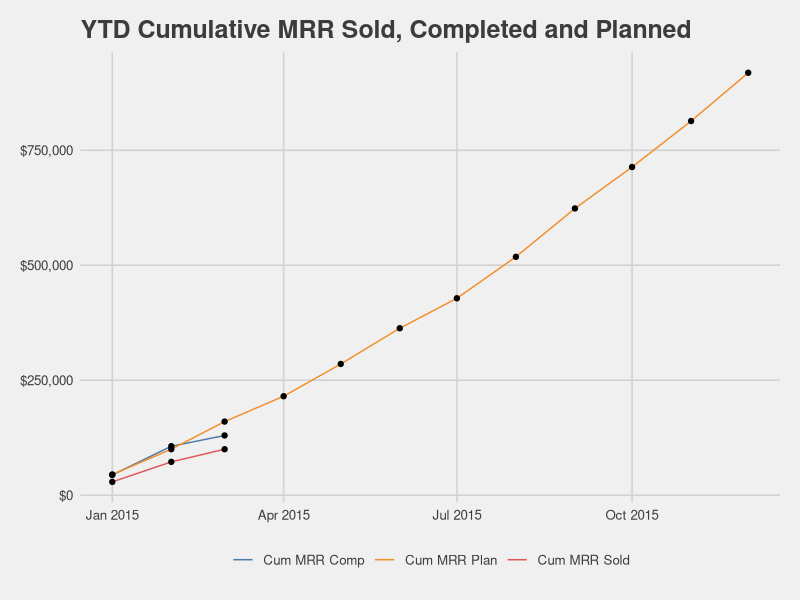

This chart was generated by the following R code:
library("ggplot2")
suppressWarnings(library("reshape"))
library("scales")
library("ggthemes")
sc <- read.csv (file="scorecard_data.csv")
sc$Date <- as.Date(sc$Date, "%m/%d/%Y")
sc$PDate <- as.POSIXct(sc$Date)

# sc <- cbind (sc, Conn_Comp_to_Sold=sc$Connections_Completed / sc$Connections_Sold )
# sc <- cbind (sc, Conn_Comp_to_Plan=sc$Connections_Completed / sc$Connections_Plan )
# 
# conn_data <- subset(data, variable == "Connections Sold" | variable == "Connections Completed" | variable == "Connections Plan")
# 
# # create plot, add lines and points
# g <- ggplot(data=conn_data, aes(x=PDate, y=value, group=variable)) 
# g <- g + geom_line(aes(color=variable, group=variable)) 
# g <- g + geom_point()  
# 
# # configure labels and axis
# g <- g + ggtitle("Connections by Month vs Plan") 
# g <- g + xlab("Month") + ylab("Connections") 
# g <- g + scale_y_continuous() 
# g <- g + scale_x_datetime() 
# 
# # apply theme
# g <- g + theme_fivethirtyeight() + scale_colour_tableau() 
# 
# # blank out the legend title
# g <- g+ theme(legend.title=element_blank()) 
# 
# # add a vertical line on "today"
# g <- g + geom_vline(xintercept = as.numeric(Sys.time()))
# g


# # this graph for cumulative connection sold, completed, and plan
# sc <- subset(sc, Year == 2015)
# 
# sc <- cbind (sc, Cum_Conn_Comp=cumsum(sc$Connections_Completed))
# sc <- cbind (sc, Cum_Conn_Sold=cumsum(sc$Connections_Sold))
# sc <- cbind (sc, Cum_Conn_Plan=cumsum(sc$Connections_Plan))
# 
# data <- melt (sc, id=c("Date", "Year", "Month", "PDate"))
# data$variable <- gsub("_", " ", data$variable)
# 
# conn_data_ytd <- subset(data, variable == "Cum Conn Comp" | variable == "Cum Conn Sold" | variable == "Cum Conn Plan")
# 
# # create plot, add lines and points
# g <- ggplot(data=conn_data_ytd, aes(x=PDate, y=value, group=variable)) 
# g <- g + geom_line(aes(color=variable, group=variable)) 
# g <- g + geom_point()  
# 
# # configure labels and axis
# g <- g + ggtitle("YTD Cumulative Connections Sold, Completed and Planned") 
# g <- g + xlab("Month") + ylab("Connections") 
# g <- g + scale_y_continuous() 
# g <- g + scale_x_datetime() 
# 
# # apply theme
# g <- g + theme_fivethirtyeight() + scale_colour_tableau() 
# 
# # blank out the legend title
# g <- g+ theme(legend.title=element_blank()) 
# 
# # add a vertical line on "today"
# g <- g + geom_vline(xintercept = as.numeric(Sys.time()))
# g


# this graph for cumulative MRR sold, completed, and plan
sc <- subset(sc, Year == 2015)

sc <- cbind (sc, Cum_MRR_Comp=cumsum(sc$MRR_Completed))
sc <- cbind (sc, Cum_MRR_Sold=cumsum(sc$MRR_Sold))
sc <- cbind (sc, Cum_MRR_Plan=cumsum(sc$MRR_Plan))

data <- melt (sc, id=c("Date", "Year", "Month", "PDate"))
data$variable <- gsub("_", " ", data$variable)

mrr_data_ytd <- subset(data, variable == "Cum MRR Comp" | variable == "Cum MRR Sold" | variable == "Cum MRR Plan")

# create plot, add lines and points
g <- ggplot(data=mrr_data_ytd, aes(x=PDate, y=value, group=variable)) 
g <- g + geom_line(aes(color=variable, group=variable)) 
g <- g + geom_point()  

# configure labels and axis
g <- g + ggtitle("YTD Cumulative MRR Sold, Completed and Planned") 
g <- g + xlab("Month") + ylab("MRR") 
g <- g + scale_y_continuous(labels = dollar) 
g <- g + scale_x_datetime() 

# apply theme
g <- g + theme_fivethirtyeight() + scale_colour_tableau() 

# blank out the legend title
g <- g+ theme(legend.title=element_blank()) 

# add a vertical line on "today"
g <- g + geom_vline(xintercept = as.numeric(Sys.time()))
g
